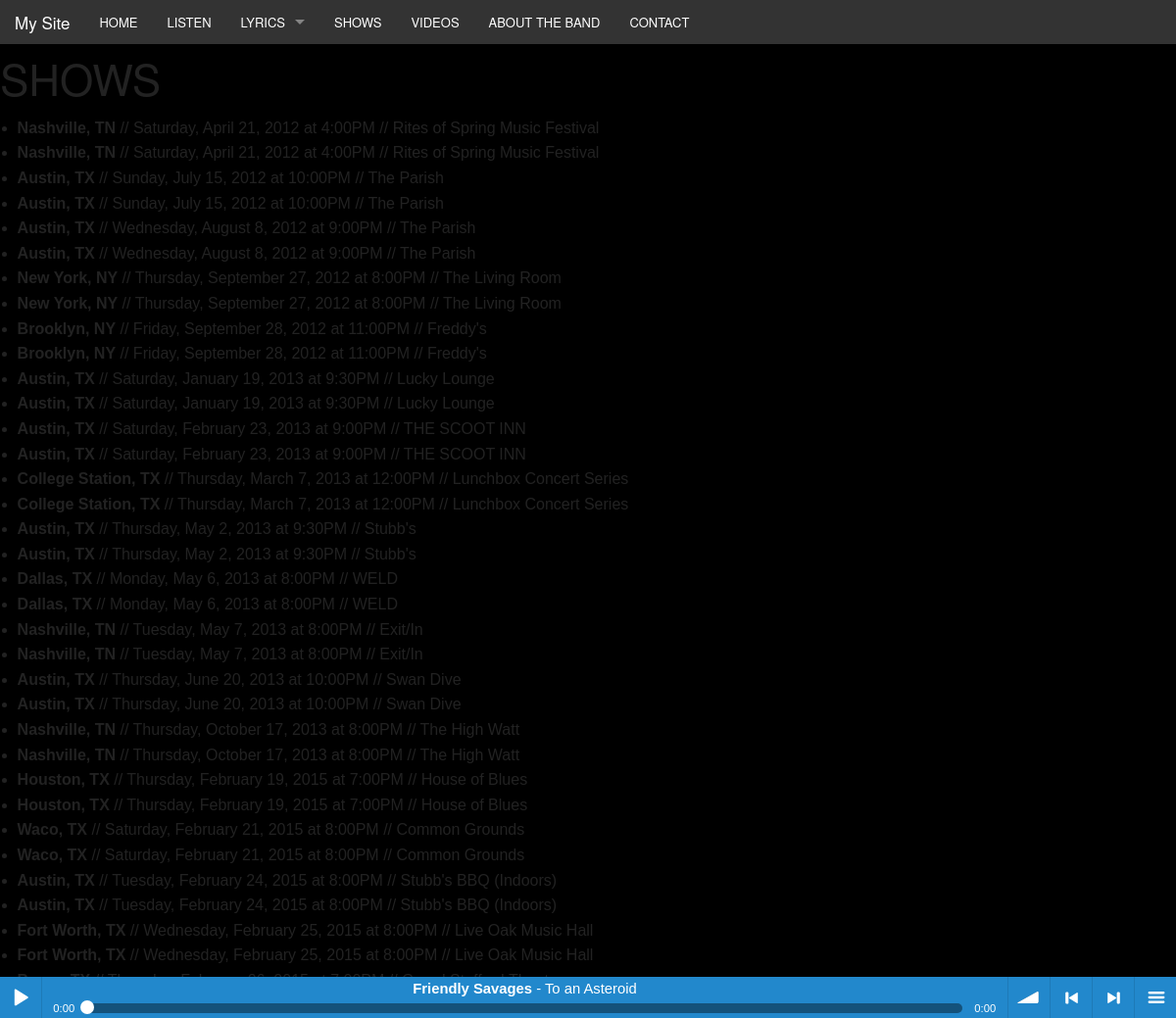
The page /shows/get_shows/ on the database its author committed.
### shows/models.py (models this page shows, shortened)
class ShowListing(models.Model):
    title = models.CharField(max_length=400)
    datetime = models.DateTimeField('date and time of show')
    formatted_datetime = models.CharField(max_length=200)
    formatted_location = models.CharField(max_length=40)
    ticket_url = models.URLField(null=True)
    ticket_type = models.CharField(max_length=40, null=True)
    ticket_status = models.CharField(max_length=40)
    on_sale_datetime = models.DateTimeField(null=True)
    facebook_rsvp_url = models.URLField()
    description = models.CharField(max_length=200, null=True)
    artists = models.ManyToManyField(Artist, null=True)
    venue = models.ForeignKey(Venue, null=True)
    shows = ShowListingManager()
    class Meta:
        ordering = ('datetime',)
        unique_together = ('title', 'datetime', 'facebook_rsvp_url')

class Venue(models.Model):
    name = models.CharField(max_length=40)
    city = models.CharField(max_length=20)
    region = models.CharField(max_length=20)
    country = models.CharField(max_length=20)
    latitude = models.FloatField()
    longitude = models.FloatField()
    venues = VenueManager()

class Artist(models.Model):
    name = models.CharField(max_length=40)
    image_url = models.URLField()
    thumb_url = models.URLField()
    facebook_tour_dates_url = models.URLField(null=True)
    mbid = models.CharField(max_length=40, null=True)
    artists = ArtistManager()
    class Meta:
        unique_together = ('name',)
    def __str__(self):
        return self.name

### lyrics/models.py (models this page shows, shortened)
class Song(models.Model):
    album = models.ForeignKey(Album, related_name='songs')
    number = models.IntegerField()
    title = models.CharField(max_length=100)
    lyrics = models.TextField()
    milliseconds = models.IntegerField()
    stream_href = models.URLField(null=True)
    in_soundbar_playlist = models.BooleanField(default=True)
    def first_artist(self):
        return self.album.first_artist
    class Meta:
        ordering = ('number',)
        unique_together = ('album', 'number',)

class Album(models.Model):
    name = models.CharField(max_length=100)
    artists = models.ManyToManyField(Artist)
    release_date = models.DateField(null=True)
    spotify_url = models.URLField()
    spotify_href = models.URLField()
    cover_url = models.URLField(null=True)
    cover_thumb_url = models.URLField(null=True)
    album_type = models.CharField(max_length=100)
    albums = AlbumManager()
    @property
    def first_artist(self):
        return self.artists.all()[0]
    class Meta:
        unique_together = ('name', 'spotify_url', 'spotify_href')

### core/views.py (the view)
def generic_view(request, **data):
    pprint (request.META.get('HTTP_X_REQUESTED_WITH'))
    if request.is_ajax():
        data['base_template'] = 'ajax.html'
        html = render_to_string(data['template'], data)
        print 'in generic_view'
        return HttpResponse(html, content_type='text/html')
    print "outside if of generic_view "
    return render(request, data['template'], data)

### core/context_processors.py (called while the page is built)
def album_list(request):
    albums = Album.albums.all()
    return {'album_list': albums}

def soundbar_playlist(request):
    soundbar_playlist = Song.objects.filter(in_soundbar_playlist=True)
    return {'soundbar_playlist': soundbar_playlist}

### shows/templates/shows/showlisting_list.html
{% extends base_template %}
{% block content %}
<div class="container-fluid">
    <div class="center-block col-md-6 center-block-style transparent-background">
                <h1> SHOWS </h1>
                <ul class="list-group light-background">
                    {% for show in shows %}
                        {% if show.ticket_url != none %}
                            <a href="{{ show.ticket_url }}/" class="list-group-item square">
                                <b>{{ show.formatted_location}}</b> // {{ show.formatted_datetime}} // {{show.venue.name }}
                            </a>
                        {% else %}
                            <li class="list-group-item square ">
                                <b>{{ show.formatted_location}}</b> // {{ show.formatted_datetime}} // {{show.venue.name }}
                            </li>
                        {% endif %}
                    {% endfor %}
                </ul>
        </div>
    </div>
{% endblock %}

### core/templates/sound_bar.html (shortened to what this page needs)
{% block sound_bar %}
    {% load staticfiles %}
    <link rel="stylesheet" type="text/css" href="{% static 'soundManager/bar-ui/css/bar-ui.css' %}"/>
    <div class="sm2-bar-ui full-width fixed flat">
        <div class="bd sm2-main-controls">
            <div class="sm2-inline-gradient"></div>
            <div class="sm2-inline-element sm2-button-element">
                <div class="sm2-button-bd">
                    <a href="#play" class="sm2-inline-button play-pause">Play / pause</a>
                </div>
            </div>
            <div class="sm2-inline-element sm2-inline-status">
                <div class="sm2-playlist">
                    <div class="sm2-playlist-target">
                    </div>
                </div>
                <div class="sm2-progress">
                    <div class="sm2-row">
                        <div class="sm2-inline-time">0:00</div>
                        <div class="sm2-progress-bd">
                            <div class="sm2-progress-track">
                                <div class="sm2-progress-ball">
                                </div>
                            </div>
                        </div>
                        <div class="sm2-inline-duration">0:00</div>
                    </div>
                </div>
            </div>
            <div class="sm2-inline-element sm2-button-element sm2-volume">
                <div class="sm2-button-bd">
                    <a href="#volume" class="sm2-inline-button sm2-volume-control">volume</a>
                </div>
            </div>
            <div class="sm2-inline-element sm2-button-element">
                <div class="sm2-button-bd">
                    <a href="#prev" title="Previous" class="sm2-inline-button previous">&lt; previous</a>
                </div>
            </div>
            <div class="sm2-inline-element sm2-button-element">
                <div class="sm2-button-bd">
                    <a href="#next" title="Next" class="sm2-inline-button next">&gt; next</a>
                </div>
            </div>
            <div class="sm2-inline-element sm2-button-element sm2-menu">
                <div class="sm2-button-bd">
                    <a href="#menu" class="sm2-inline-button menu">menu</a>
                </div>
            </div>
        </div>
        <div class="bd sm2-playlist-drawer sm2-element">
            <div class="sm2-playlist-wrapper">
                <ul class="sm2-playlist-bd">
                    {% for song in soundbar_playlist %}
                    <li><a type="audio/mp3" class="sm2_button" href="{{ song.stream_href }}">
                        <b>{{ song.first_artist }}</b> - {{ song.title }}
                    </a></li>
                    {% endfor %}
                </ul>
            </div>
        </div>
    </div>
{% endblock %}

### core/static/base.css (style rules this page uses)
body { background: black url(FS_SunFinal_TShirt.png) left center fixed; background-size: 100%; font-family: "Lucida Grande", Verdana, Arial, sans-serif; }

### rows shown on the page
ShowListing: formatted_location "Nashville, TN", formatted_datetime "Saturday, April 21, 2012 at 4:00PM", venue.name "Rites of Spring Music Festival"
ShowListing: formatted_location "Nashville, TN", formatted_datetime "Saturday, April 21, 2012 at 4:00PM", venue.name "Rites of Spring Music Festival"
ShowListing: formatted_location "Austin, TX", formatted_datetime "Sunday, July 15, 2012 at 10:00PM", venue.name "The Parish"
ShowListing: formatted_location "Austin, TX", formatted_datetime "Sunday, July 15, 2012 at 10:00PM", venue.name "The Parish"
ShowListing: formatted_location "Austin, TX", formatted_datetime "Wednesday, August 8, 2012 at 9:00PM", venue.name "The Parish"
ShowListing: formatted_location "Austin, TX", formatted_datetime "Wednesday, August 8, 2012 at 9:00PM", venue.name "The Parish"
ShowListing: formatted_location "New York, NY", formatted_datetime "Thursday, September 27, 2012 at 8:00PM", venue.name "The Living Room"
ShowListing: formatted_location "New York, NY", formatted_datetime "Thursday, September 27, 2012 at 8:00PM", venue.name "The Living Room"
ShowListing: formatted_location "Brooklyn, NY", formatted_datetime "Friday, September 28, 2012 at 11:00PM", venue.name "Freddy's"
ShowListing: formatted_location "Brooklyn, NY", formatted_datetime "Friday, September 28, 2012 at 11:00PM", venue.name "Freddy's"
ShowListing: formatted_location "Austin, TX", formatted_datetime "Saturday, January 19, 2013 at 9:30PM", venue.name "Lucky Lounge"
ShowListing: formatted_location "Austin, TX", formatted_datetime "Saturday, January 19, 2013 at 9:30PM", venue.name "Lucky Lounge"
ShowListing: formatted_location "Austin, TX", formatted_datetime "Saturday, February 23, 2013 at 9:00PM", venue.name "THE SCOOT INN"
ShowListing: formatted_location "Austin, TX", formatted_datetime "Saturday, February 23, 2013 at 9:00PM", venue.name "THE SCOOT INN"
ShowListing: formatted_location "College Station, TX", formatted_datetime "Thursday, March 7, 2013 at 12:00PM", venue.name "Lunchbox Concert Series"
ShowListing: formatted_location "College Station, TX", formatted_datetime "Thursday, March 7, 2013 at 12:00PM", venue.name "Lunchbox Concert Series"
ShowListing: formatted_location "Austin, TX", formatted_datetime "Thursday, May 2, 2013 at 9:30PM", venue.name "Stubb's"
ShowListing: formatted_location "Austin, TX", formatted_datetime "Thursday, May 2, 2013 at 9:30PM", venue.name "Stubb's"
ShowListing: formatted_location "Dallas, TX", formatted_datetime "Monday, May 6, 2013 at 8:00PM", venue.name "WELD"
ShowListing: formatted_location "Dallas, TX", formatted_datetime "Monday, May 6, 2013 at 8:00PM", venue.name "WELD"
ShowListing: formatted_location "Nashville, TN", formatted_datetime "Tuesday, May 7, 2013 at 8:00PM", venue.name "Exit/In"
ShowListing: formatted_location "Nashville, TN", formatted_datetime "Tuesday, May 7, 2013 at 8:00PM", venue.name "Exit/In"
ShowListing: formatted_location "Austin, TX", formatted_datetime "Thursday, June 20, 2013 at 10:00PM", venue.name "Swan Dive"
ShowListing: formatted_location "Austin, TX", formatted_datetime "Thursday, June 20, 2013 at 10:00PM", venue.name "Swan Dive"
ShowListing: formatted_location "Nashville, TN", formatted_datetime "Thursday, October 17, 2013 at 8:00PM", venue.name "The High Watt"
ShowListing: formatted_location "Nashville, TN", formatted_datetime "Thursday, October 17, 2013 at 8:00PM", venue.name "The High Watt"
ShowListing: formatted_location "Houston, TX", formatted_datetime "Thursday, February 19, 2015 at 7:00PM", venue.name "House of Blues"
ShowListing: formatted_location "Houston, TX", formatted_datetime "Thursday, February 19, 2015 at 7:00PM", venue.name "House of Blues"
ShowListing: formatted_location "Waco, TX", formatted_datetime "Saturday, February 21, 2015 at 8:00PM", venue.name "Common Grounds"
ShowListing: formatted_location "Waco, TX", formatted_datetime "Saturday, February 21, 2015 at 8:00PM", venue.name "Common Grounds"
ShowListing: formatted_location "Austin, TX", formatted_datetime "Tuesday, February 24, 2015 at 8:00PM", venue.name "Stubb's BBQ (Indoors)"
ShowListing: formatted_location "Austin, TX", formatted_datetime "Tuesday, February 24, 2015 at 8:00PM", venue.name "Stubb's BBQ (Indoors)"
ShowListing: formatted_location "Fort Worth, TX", formatted_datetime "Wednesday, February 25, 2015 at 8:00PM", venue.name "Live Oak Music Hall"
ShowListing: formatted_location "Fort Worth, TX", formatted_datetime "Wednesday, February 25, 2015 at 8:00PM", venue.name "Live Oak Music Hall"
Song: first_artist "Friendly Savages", title "To an Asteroid"
